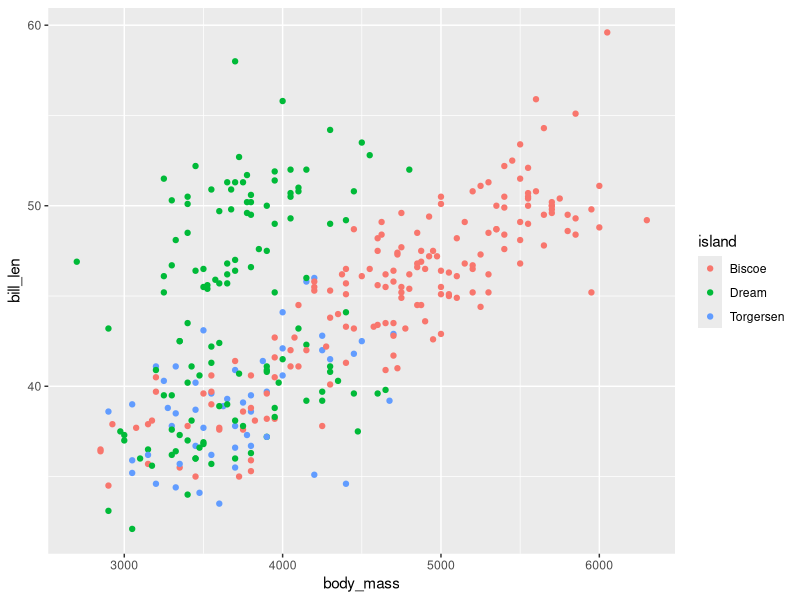

Write the R code that produced this figure.
library(tidyverse)
data("penguins")
dt<-penguins
ggplot(dt, aes(x=body_mass, y = bill_len, color=island))+
  geom_point()
